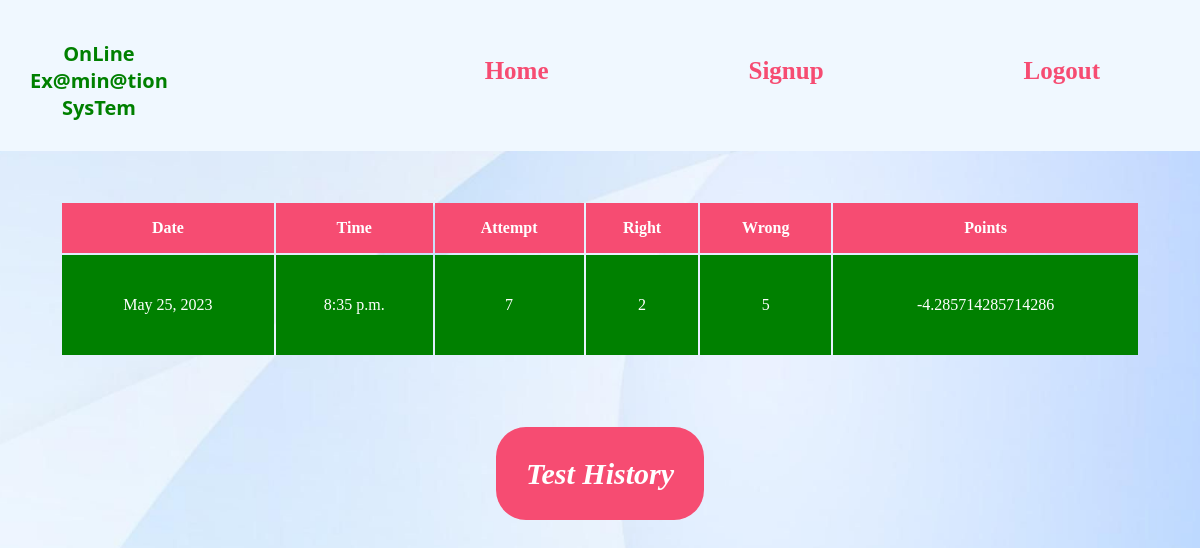
The page /ots/result (signed in) on the database its author committed.
### ots/models.py (models this page shows)
class Result(models.Model):
    resultid=models.BigAutoField(primary_key=True,auto_created=True)
    username=models.ForeignKey(Candidate,on_delete=models.CASCADE)
    date=models.DateField(auto_now=True)
    time=models.TimeField(auto_now=True)
    attempt=models.IntegerField()
    right=models.IntegerField()
    wrong=models.IntegerField()
    points=models.FloatField()

### ots/views.py (the view)
# urls.py: path('result',showTestResult,name="result"),
def showTestResult(request):
    if 'name' not in request.session.keys():
        res= HttpResponseRedirect("login")
    result=Result.objects.filter(resultid=Result.objects.latest('resultid').resultid,username_id=request.session['username'])
    context={
        'results':result
    }
    res=render(request,'show_result.html',context)
    return res

### ots/templates/show_result.html (shortened to what this page needs)
{% load static %}
<!DOCTYPE html>
<html lang="en">
<head>
</head>
<body>
    <section id="header">
        <p class="logo">OnLine <br>Ex@min@tion<br> SysTem</p>
        <ul id="navbar">
            <li><a href="{%url 'ots:welcome' %}">Home</a>
            <li><a href="{%url 'ots:registrationForm' %}">Signup</a>
            <li><a href="{%url 'ots:logout' %}">Logout</a>
            </ul>
    </section>
    <div class="content">
        <table>
            <tr>
                <th>Date</th>
                <th>Time</th>
                <th>Attempt</th>
                <th>Right</th>
                <th>Wrong</th>
                <th>Points</th>
            </tr>
            {%for r in results%}
            <tr>
                <td>{{r.date}}</td>
                <td>{{r.time}}</td>
                <td>{{r.attempt}}</td>
                <td>{{r.right}}</td>
                <td>{{r.wrong}}</td>
                <td>{{r.points}}</td>
            </tr>
            {%endfor%}
        </table>
    </div>
    <div class="button-link">
        <a href="{% url 'ots:testHistory' %}" class="t">Test History</a>
    </div>
</body>
</html>

### ots/templates/show_result.html (style rules this page uses)
* { margin: 0; box-sizing: border-box; }
body { background-image: url("/static/bg3.jpg"); min-height: 100vh; background-position: center; background-repeat: no-repeat; background-size: cover; }
#header { display: flex; align-items: center; justify-content: space-between; padding-left: 0px ; padding-top: 20px; padding-bottom: 30px; background-color: aliceblue; box-shadow: 0 5px 15 px regba(0,0,0,0.6); z-index: 999; position: sticky; top:0; left:0; }
#navbar { display: flex; align-items: center; justify-content: center; }
#navbar li { text-decoration: none; list-style: none; padding: 0 100px; }
#navbar li a { display: flex; text-decoration: none; font-size: 25px; font-weight: 600; color: #f64C72; transition: 0.3s ease; }
.logo { font-family: 'Segoe UI', Tahoma, Geneva, Verdana, sans-serif; font-weight: bold; font-size: 20px; margin-left: 30px; color: green; }
.button-link { text-align: center; margin-left: 0 auto; padding-bottom: 40px; }
table { width: 90%; margin: 0 auto; margin-top: 50px; margin-bottom: 100px; }
table tr:nth-child(odd) { background-color: green; color: white; height: 30px; }
table tr:nth-child(even) { background-color: lightgreen; height: 30px; }
table tr:first-child { background-color: #f64C72; }
table td { height: 100px; text-align: center; padding: 10px; color: white; background-color: green; }
table th { height: 50px; padding:10px ; }
p { text-align: center; font-size: 25px; margin-top: 20px; }
.test,.t { border-radius: 30px; padding: 30px; text-decoration: none; font-size: 30px; color: green; font-weight: bold; font-style: italic; background-color: #f64C72; color: white; }

### rows shown on the page
Result: date "May 25, 2023", time "8:35 p.m.", attempt "7", right "2", wrong "5", points "-4.285714285714286"
